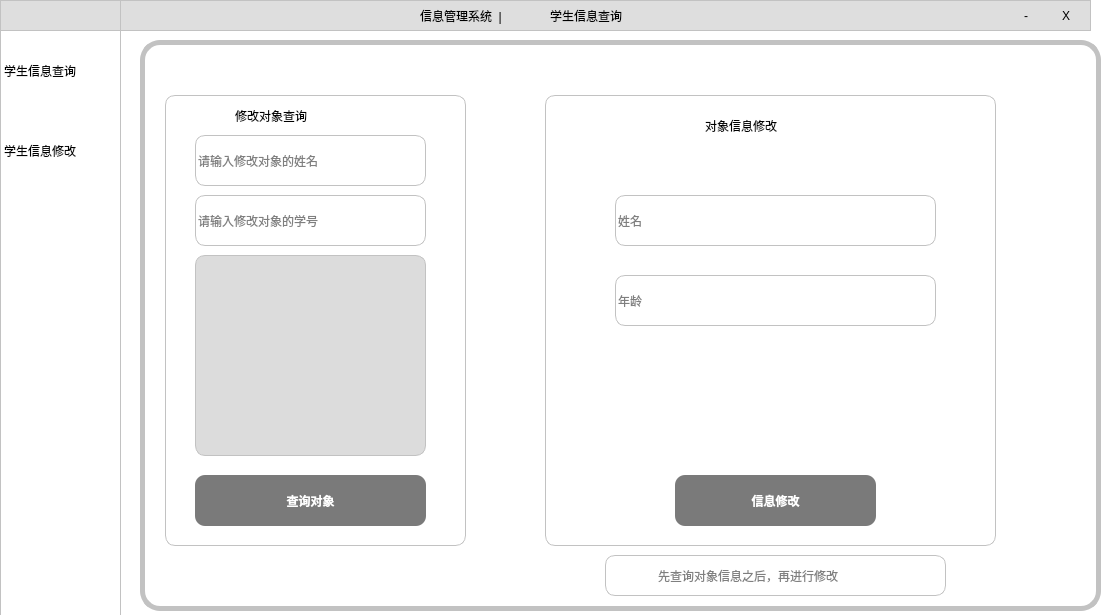
<?xml version="1.0" encoding="UTF-8"?>
<ui version="4.0">
 <class>Dialog</class>
 <widget class="QDialog" name="Dialog">
  <property name="geometry">
   <rect>
    <x>0</x>
    <y>0</y>
    <width>1103</width>
    <height>615</height>
   </rect>
  </property>
  <property name="windowTitle">
   <string>Dialog</string>
  </property>
  <property name="styleSheet">
   <string notr="true">QDialog{
background-color: rgb(255, 255, 255);
border-radius:10px;
}</string>
  </property>
  <widget class="QStackedWidget" name="stackedWidget">
   <property name="geometry">
    <rect>
     <x>140</x>
     <y>40</y>
     <width>961</width>
     <height>571</height>
    </rect>
   </property>
   <property name="styleSheet">
    <string notr="true">QStackedWidget{
background-color: rgb(255, 255, 255);
border: 5px solid rgb(194, 194, 194);
border-radius:20px;
}</string>
   </property>
   <property name="currentIndex">
    <number>1</number>
   </property>
   <widget class="QWidget" name="page_2">
    <widget class="QTableWidget" name="tableWidget">
     <property name="geometry">
      <rect>
       <x>300</x>
       <y>110</y>
       <width>641</width>
       <height>381</height>
      </rect>
     </property>
     <property name="font">
      <font>
       <pointsize>9</pointsize>
      </font>
     </property>
     <property name="styleSheet">
      <string notr="true"/>
     </property>
     <row>
      <property name="text">
       <string>0</string>
      </property>
     </row>
     <column>
      <property name="text">
       <string>姓名</string>
      </property>
     </column>
     <column>
      <property name="text">
       <string>年龄</string>
      </property>
     </column>
     <column>
      <property name="text">
       <string>学院</string>
      </property>
     </column>
     <column>
      <property name="text">
       <string>学号</string>
      </property>
     </column>
     <column>
      <property name="text">
       <string>总成绩</string>
      </property>
     </column>
    </widget>
    <widget class="QLabel" name="label_5">
     <property name="geometry">
      <rect>
       <x>350</x>
       <y>30</y>
       <width>151</width>
       <height>21</height>
      </rect>
     </property>
     <property name="styleSheet">
      <string notr="true">font: 14pt &quot;华文琥珀&quot;;</string>
     </property>
     <property name="text">
      <string>学生信息查询</string>
     </property>
    </widget>
    <widget class="QLabel" name="label_7">
     <property name="geometry">
      <rect>
       <x>30</x>
       <y>110</y>
       <width>231</width>
       <height>221</height>
      </rect>
     </property>
     <property name="styleSheet">
      <string notr="true">background-color: rgb(222, 222, 222);
border: 1px solid rgb(194, 194, 194);
border-radius:10px;
</string>
     </property>
     <property name="text">
      <string/>
     </property>
    </widget>
    <widget class="QLineEdit" name="lineEdit_16">
     <property name="geometry">
      <rect>
       <x>30</x>
       <y>360</y>
       <width>231</width>
       <height>41</height>
      </rect>
     </property>
     <property name="styleSheet">
      <string notr="true">background-color: rgb(255, 255, 255);
border: 1px solid rgb(194, 194, 194);
border-radius:10px;
</string>
     </property>
     <property name="text">
      <string/>
     </property>
     <property name="readOnly">
      <bool>true</bool>
     </property>
     <property name="placeholderText">
      <string/>
     </property>
    </widget>
   </widget>
   <widget class="QWidget" name="page_4">
    <widget class="QPushButton" name="pushButton_12">
     <property name="geometry">
      <rect>
       <x>530</x>
       <y>430</y>
       <width>201</width>
       <height>51</height>
      </rect>
     </property>
     <property name="font">
      <font>
       <family>微软雅黑</family>
       <weight>75</weight>
       <bold>true</bold>
      </font>
     </property>
     <property name="autoFillBackground">
      <bool>false</bool>
     </property>
     <property name="styleSheet">
      <string notr="true">QPushButton::hover{
background-color: rgb(189, 189, 189);
}
QPushButton::pressed{
background-color: rgb(189, 189, 189);
}
QPushButton{
background-color: rgb(122, 122, 122);
color: rgb(255, 255, 255);
border:None;
border-radius:10px;
}</string>
     </property>
     <property name="text">
      <string>信息修改</string>
     </property>
    </widget>
    <widget class="QLineEdit" name="lineEdit_8">
     <property name="geometry">
      <rect>
       <x>470</x>
       <y>150</y>
       <width>321</width>
       <height>51</height>
      </rect>
     </property>
     <property name="styleSheet">
      <string notr="true">background-color: rgb(255, 255, 255);
border: 1px solid rgb(194, 194, 194);
border-radius:10px;
</string>
     </property>
     <property name="text">
      <string/>
     </property>
     <property name="placeholderText">
      <string>姓名</string>
     </property>
    </widget>
    <widget class="QLineEdit" name="lineEdit_12">
     <property name="geometry">
      <rect>
       <x>470</x>
       <y>230</y>
       <width>321</width>
       <height>51</height>
      </rect>
     </property>
     <property name="styleSheet">
      <string notr="true">background-color: rgb(255, 255, 255);
border: 1px solid rgb(194, 194, 194);
border-radius:10px;
</string>
     </property>
     <property name="text">
      <string/>
     </property>
     <property name="placeholderText">
      <string>年龄</string>
     </property>
    </widget>
    <widget class="QLabel" name="label_3">
     <property name="geometry">
      <rect>
       <x>560</x>
       <y>70</y>
       <width>151</width>
       <height>21</height>
      </rect>
     </property>
     <property name="styleSheet">
      <string notr="true">font: 14pt &quot;华文琥珀&quot;;</string>
     </property>
     <property name="text">
      <string>对象信息修改</string>
     </property>
    </widget>
    <widget class="QLineEdit" name="lineEdit_17">
     <property name="geometry">
      <rect>
       <x>50</x>
       <y>90</y>
       <width>231</width>
       <height>51</height>
      </rect>
     </property>
     <property name="styleSheet">
      <string notr="true">background-color: rgb(255, 255, 255);
border: 1px solid rgb(194, 194, 194);
border-radius:10px;
</string>
     </property>
     <property name="text">
      <string/>
     </property>
     <property name="placeholderText">
      <string>请输入修改对象的姓名</string>
     </property>
    </widget>
    <widget class="QLineEdit" name="lineEdit_18">
     <property name="geometry">
      <rect>
       <x>50</x>
       <y>150</y>
       <width>231</width>
       <height>51</height>
      </rect>
     </property>
     <property name="styleSheet">
      <string notr="true">background-color: rgb(255, 255, 255);
border: 1px solid rgb(194, 194, 194);
border-radius:10px;
</string>
     </property>
     <property name="text">
      <string/>
     </property>
     <property name="placeholderText">
      <string>请输入修改对象的学号</string>
     </property>
    </widget>
    <widget class="QLabel" name="label_8">
     <property name="geometry">
      <rect>
       <x>90</x>
       <y>60</y>
       <width>151</width>
       <height>21</height>
      </rect>
     </property>
     <property name="styleSheet">
      <string notr="true">font: 14pt &quot;华文琥珀&quot;;</string>
     </property>
     <property name="text">
      <string>修改对象查询</string>
     </property>
    </widget>
    <widget class="QPushButton" name="pushButton_14">
     <property name="geometry">
      <rect>
       <x>50</x>
       <y>430</y>
       <width>231</width>
       <height>51</height>
      </rect>
     </property>
     <property name="font">
      <font>
       <family>微软雅黑</family>
       <weight>75</weight>
       <bold>true</bold>
      </font>
     </property>
     <property name="autoFillBackground">
      <bool>false</bool>
     </property>
     <property name="styleSheet">
      <string notr="true">QPushButton::hover{
background-color: rgb(189, 189, 189);
}
QPushButton::pressed{
background-color: rgb(189, 189, 189);
}
QPushButton{
background-color: rgb(122, 122, 122);
color: rgb(255, 255, 255);
border:None;
border-radius:10px;
}</string>
     </property>
     <property name="text">
      <string>查询对象</string>
     </property>
    </widget>
    <widget class="QLabel" name="label_9">
     <property name="geometry">
      <rect>
       <x>50</x>
       <y>210</y>
       <width>231</width>
       <height>201</height>
      </rect>
     </property>
     <property name="styleSheet">
      <string notr="true">border: 1px solid rgb(194, 194, 194);
border-radius:10px;
background-color: rgb(220, 220, 220);</string>
     </property>
     <property name="text">
      <string/>
     </property>
    </widget>
    <widget class="QLabel" name="label_10">
     <property name="geometry">
      <rect>
       <x>400</x>
       <y>50</y>
       <width>451</width>
       <height>451</height>
      </rect>
     </property>
     <property name="styleSheet">
      <string notr="true">border: 1px solid rgb(194, 194, 194);
border-radius:10px;
background-color:rgb(255, 255, 255);</string>
     </property>
     <property name="text">
      <string/>
     </property>
    </widget>
    <widget class="QLabel" name="label_11">
     <property name="geometry">
      <rect>
       <x>20</x>
       <y>50</y>
       <width>301</width>
       <height>451</height>
      </rect>
     </property>
     <property name="styleSheet">
      <string notr="true">border: 1px solid rgb(194, 194, 194);
border-radius:10px;
background-color:rgb(255, 255, 255);</string>
     </property>
     <property name="text">
      <string/>
     </property>
    </widget>
    <widget class="QLineEdit" name="lineEdit_20">
     <property name="geometry">
      <rect>
       <x>460</x>
       <y>510</y>
       <width>341</width>
       <height>41</height>
      </rect>
     </property>
     <property name="styleSheet">
      <string notr="true">background-color: rgb(255, 255, 255);
border: 1px solid rgb(194, 194, 194);
border-radius:10px;
padding: 10 10 10 50;</string>
     </property>
     <property name="readOnly">
      <bool>true</bool>
     </property>
     <property name="placeholderText">
      <string>先查询对象信息之后，再进行修改</string>
     </property>
    </widget>
    <zorder>label_11</zorder>
    <zorder>label_10</zorder>
    <zorder>pushButton_12</zorder>
    <zorder>lineEdit_8</zorder>
    <zorder>lineEdit_12</zorder>
    <zorder>label_3</zorder>
    <zorder>lineEdit_17</zorder>
    <zorder>lineEdit_18</zorder>
    <zorder>label_8</zorder>
    <zorder>pushButton_14</zorder>
    <zorder>label_9</zorder>
    <zorder>lineEdit_20</zorder>
   </widget>
  </widget>
  <widget class="QListWidget" name="listWidget">
   <property name="geometry">
    <rect>
     <x>0</x>
     <y>30</y>
     <width>121</width>
     <height>631</height>
    </rect>
   </property>
   <property name="styleSheet">
    <string notr="true">QListView::item {
    height: 80px;
}
QListView::item:hover {
	background-color: transparent;
	padding: 10px;
	border-left: 3px solid rgb(255, 210, 29);
}
QListView::item:selected {
	background-color: transparent;
	color: black;
	padding: 10px;
	border-left: 3px solid rgb(230, 168, 23);
}
QListView{
	font: 10pt &quot;微软雅黑&quot;;
	border: 1px solid rgb(194, 194, 194); /* 设置边框的大小，样式，颜色 */
	
}</string>
   </property>
   <item>
    <property name="text">
     <string>学生信息查询</string>
    </property>
   </item>
   <item>
    <property name="text">
     <string>学生信息修改</string>
    </property>
   </item>
  </widget>
  <widget class="QGraphicsView" name="graphicsView">
   <property name="geometry">
    <rect>
     <x>0</x>
     <y>0</y>
     <width>1091</width>
     <height>31</height>
    </rect>
   </property>
   <property name="styleSheet">
    <string notr="true">	background-color: rgb(222, 222, 222);
	font: 10pt &quot;微软雅黑&quot;;
	border: 1px solid rgb(194, 194, 194); /* 设置边框的大小，样式，颜色 */

</string>
   </property>
  </widget>
  <widget class="QGraphicsView" name="graphicsView_3">
   <property name="geometry">
    <rect>
     <x>0</x>
     <y>0</y>
     <width>121</width>
     <height>31</height>
    </rect>
   </property>
   <property name="styleSheet">
    <string notr="true">	background-color: rgb(222, 222, 222);
	font: 10pt &quot;微软雅黑&quot;;
	border: 1px solid rgb(194, 194, 194); /* 设置边框的大小，样式，颜色 */
</string>
   </property>
  </widget>
  <widget class="QLabel" name="label">
   <property name="geometry">
    <rect>
     <x>420</x>
     <y>0</y>
     <width>121</width>
     <height>31</height>
    </rect>
   </property>
   <property name="styleSheet">
    <string notr="true">font: 10pt &quot;微软雅黑&quot;;</string>
   </property>
   <property name="text">
    <string>信息管理系统  |</string>
   </property>
  </widget>
  <widget class="QPushButton" name="pushButton_5">
   <property name="geometry">
    <rect>
     <x>1050</x>
     <y>0</y>
     <width>32</width>
     <height>32</height>
    </rect>
   </property>
   <property name="styleSheet">
    <string notr="true">QPushButton::hover{
background-color: rgb(218, 218, 218);
}
QPushButton::pressed{
background-color: rgb(218, 218, 218);
}
QPushButton{
border:None
}</string>
   </property>
   <property name="text">
    <string>X</string>
   </property>
  </widget>
  <widget class="QPushButton" name="pushButton_6">
   <property name="geometry">
    <rect>
     <x>1010</x>
     <y>0</y>
     <width>32</width>
     <height>32</height>
    </rect>
   </property>
   <property name="styleSheet">
    <string notr="true">QPushButton::hover{
background-color: rgb(218, 218, 218);
}
QPushButton::pressed{
background-color: rgb(218, 218, 218);
}
QPushButton{
border:None
}</string>
   </property>
   <property name="text">
    <string>-</string>
   </property>
  </widget>
  <widget class="QLabel" name="label_13">
   <property name="geometry">
    <rect>
     <x>550</x>
     <y>0</y>
     <width>161</width>
     <height>31</height>
    </rect>
   </property>
   <property name="styleSheet">
    <string notr="true">font: 10pt &quot;微软雅黑&quot;;</string>
   </property>
   <property name="text">
    <string>学生信息查询</string>
   </property>
  </widget>
  <zorder>graphicsView</zorder>
  <zorder>listWidget</zorder>
  <zorder>stackedWidget</zorder>
  <zorder>graphicsView_3</zorder>
  <zorder>label</zorder>
  <zorder>pushButton_5</zorder>
  <zorder>pushButton_6</zorder>
  <zorder>label_13</zorder>
 </widget>
 <resources/>
 <connections/>
</ui>
